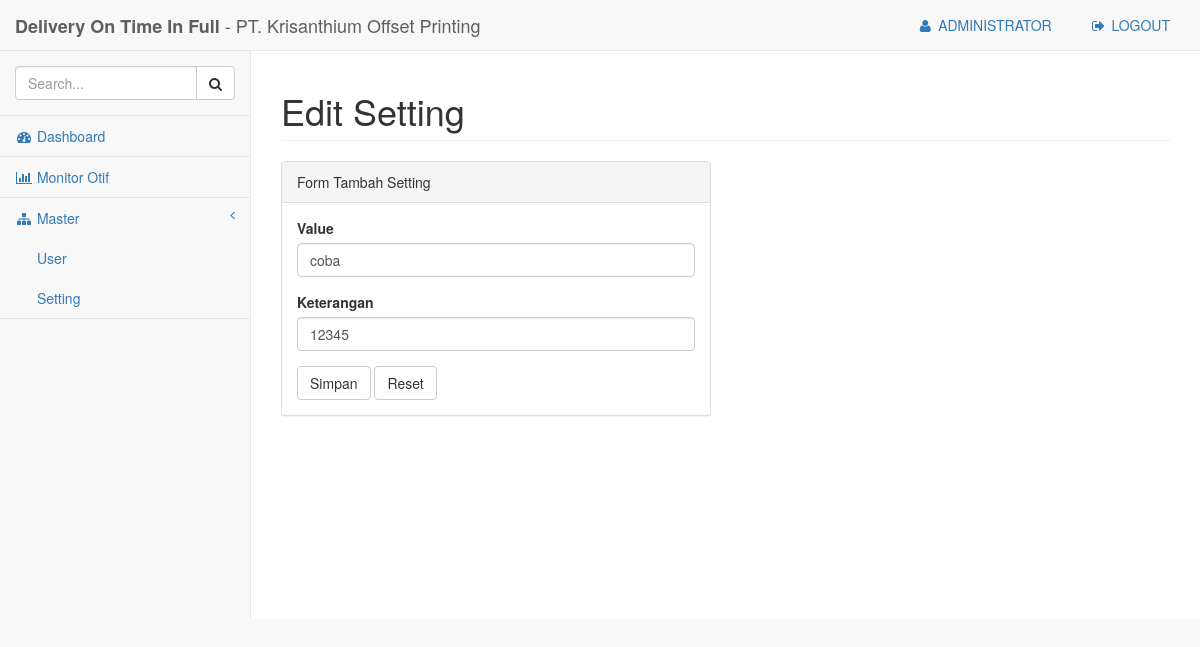
Page /pages/otif.php?p=formsetting&act=editsetting&id=2 (signed in) on the committed database.
### tables this page shows
CREATE TABLE `masteruser` (
  `iduser` int(10) unsigned NOT NULL AUTO_INCREMENT,
  `fullname` varchar(45) DEFAULT NULL,
  `username` varchar(45) DEFAULT NULL,
  `password` varchar(45) DEFAULT NULL,
  `jabatan` varchar(45) DEFAULT NULL,
  `level` varchar(45) DEFAULT NULL,
  PRIMARY KEY (`iduser`)
);

CREATE TABLE `mastersetting` (
  `idsetting` int(10) unsigned NOT NULL AUTO_INCREMENT,
  `value` varchar(45) DEFAULT NULL,
  `keterangan` varchar(45) DEFAULT NULL,
  PRIMARY KEY (`idsetting`)
);

### pages/otif.php (the view, shortened to what this page needs)
<?php
include('../config/koneksi.php');
    ?><script language='javascript'>alert('You are not logged in. Please login first!');
<!DOCTYPE html>
<html lang="en">
<head>
    <link href="../bower_components/bootstrap/dist/css/bootstrap.min.css" rel="stylesheet">
    <link href="../bower_components/metisMenu/dist/metisMenu.min.css" rel="stylesheet">
    <link href='../bower_components/datatables-plugins/integration/bootstrap/3/dataTables.bootstrap.css' rel='stylesheet'>
    <link href='../bower_components/datatables-responsive/css/dataTables.responsive.css' rel='stylesheet'>
    <link href="../dist/css/sb-admin-2.css" rel="stylesheet">
    <link href="../bower_components/font-awesome/css/font-awesome.min.css" rel="stylesheet" type="text/css">
</head>
<body>
    <div id="wrapper">
        <nav class="navbar navbar-default navbar-static-top" role="navigation" style="margin-bottom: 0">
            <div class="navbar-header">
                <a class="navbar-brand" href="index.html"><b>Delivery On Time In Full</b> - PT. Krisanthium Offset Printing</a>
            </div>
            <ul class="nav navbar-top-links navbar-right">
                        <?php
                        $u = mysqli_fetch_array(mysqli_query($conn, "SELECT *FROM masteruser where username='$_SESSION[username]'"));?>
                   <li><a href="?p=profile"><i class="fa fa-user fa-fw"></i> <?php echo $u[fullname]; ?></a>
                    </li>
                    <li><a href="logout.php" onclick="return confirm('Are you sure to logout?');"><i class="fa fa-sign-out fa-fw"></i> LOGOUT</a>
                     </li>
                    </ul>
            <div class="navbar-default sidebar" role="navigation">
                <div class="sidebar-nav navbar-collapse">
                    <ul class="nav" id="side-menu">
                        <li class="sidebar-search">
                            <div class="input-group custom-search-form">
                                <input type="text" class="form-control" placeholder="Search...">
                                <span class="input-group-btn">
                                <button class="btn btn-default" type="button">
                                    <i class="fa fa-search"></i>
                                </button>
                            </span>
                            </div>
                        </li>
                        <li>
                            <a href="?p=dashboard"><i class="fa fa-dashboard fa-fw"></i> Dashboard</a>
                        </li>
                       <li>
                            <a href="?p=monitor-otif"><i class="fa fa-bar-chart-o fa-fw"></i> Monitor Otif</a>
                        </li>
                        <?php
                        if($_SESSION[level]=='Superadmin'){
                        ?>
                        <li>
                            <a href=""><i class="fa fa-sitemap fa-fw"></i> Master<span class="fa arrow"></span></a>
                            <ul class="nav nav-second-level">
                                <li>
                                    <a href="?p=masteruser">User</a>
                                </li>
                                <li>
                                    <a href="?p=mastersetting">Setting</a>
                                </li>
                            </ul>
                        </li>
                        <?php
                         }
                        ?>
                    </ul>
                </div>
            </div>
        </nav>
        <div id="page-wrapper">
            <?php
                include('content.php');
            ?>
        </div>
</body>
</html>

### pages/modul/formsetting.php (shortened to what this page needs)
            <div class='row'>
                <div class='col-lg-12'>
                    <h1 class='page-header'><?php
                        if($_GET[act]=='editsetting'){
                            echo "Edit Setting";
                        }else{
                            echo "Tambah Setting";
                        }
                        ?></h1>
                </div>
            </div>
            <div class='row'>
                <div class='col-lg-6'>
                    <div class='panel panel-default'>
                        <div class='panel-heading'>
                          <?php
                            if($_GET[act]=='edit'){
                                echo "Form Edit Setting";
                            }else{
                                echo "Form Tambah Setting";
                            }
                        ?>
                        </div>
                        <div class='panel-body'>
                            <div class='row'>
                                <div class='col-lg-12'>
                                     <?php
                                    if($_GET[act]=='editsetting'){
                                        $r = mysqli_query($conn, "SELECT *from mastersetting where idsetting='$_GET[id]'");
                                        $data = mysqli_fetch_array($r);
                                        echo"
                                            <form role='form' method='post' action='modul/aksimaster.php?act=editsetting'>
                                            <input type='hidden' name='id' value='$data[idsetting]'>
                                                <div class='form-group'>
                                                    <label>Value</label>
                                                    <input type='text' class='form-control' placeholder='Enter Variabel Setting' name='nilai' value='$data[value]'>
                                                </div>
                                                <div class='form-group'>
                                                    <label>Keterangan</label>
                                                    <input type='text' class='form-control' placeholder='Enter Keterangan' name='keterangan' value='$data[keterangan]'>
                                                </div>
                                                <button type='submit' class='btn btn-default'>Simpan</button>
                                                <button type='reset' class='btn btn-default'>Reset</button>
                                            </form>";
                                        }
                                    echo"
                                    </div>
                                    </form>
                                </div>
                            </div>
                        </div>
                    </div>
                </div>
            </div>";
?>

### rows in the picture
masteruser: fullname "ADMINISTRATOR"
mastersetting: nilai "coba", keterangan "12345"
